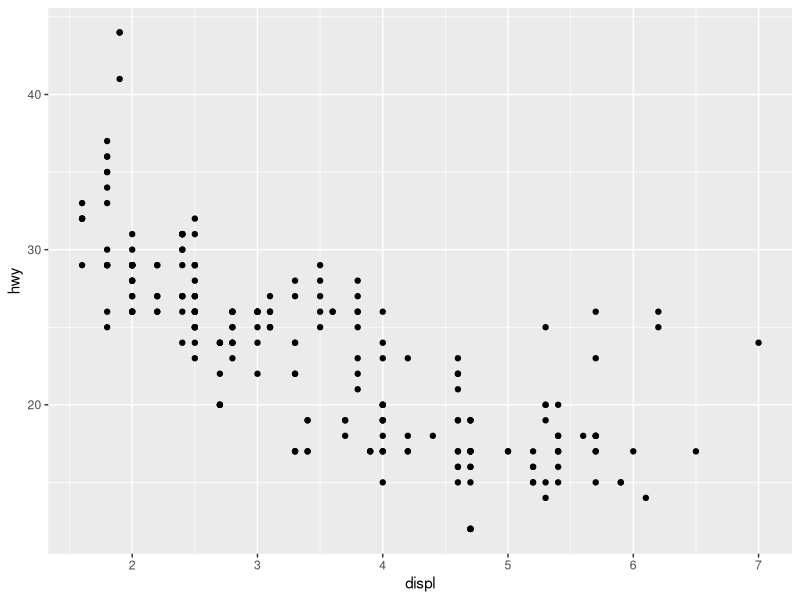
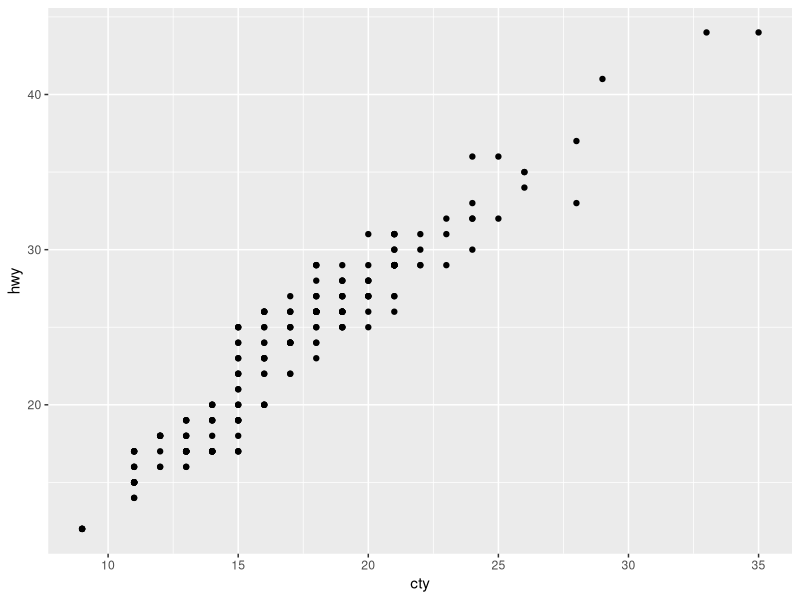
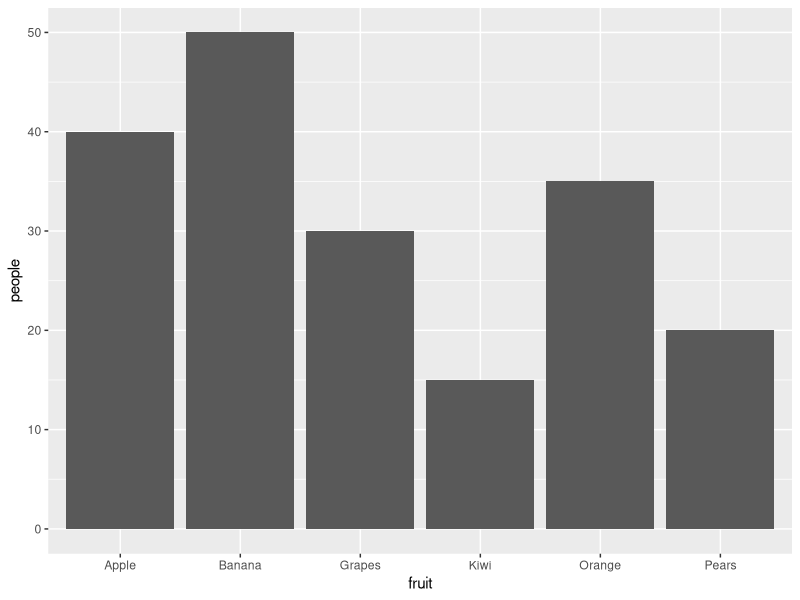
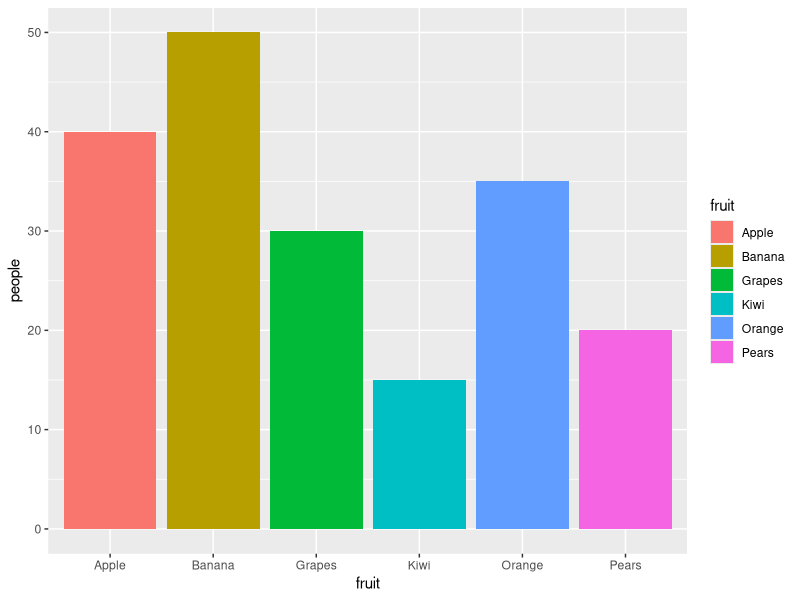
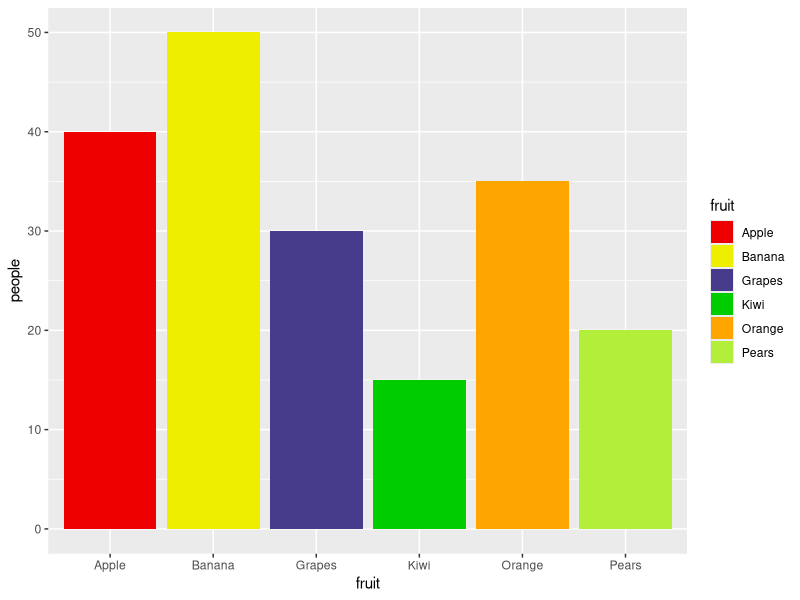
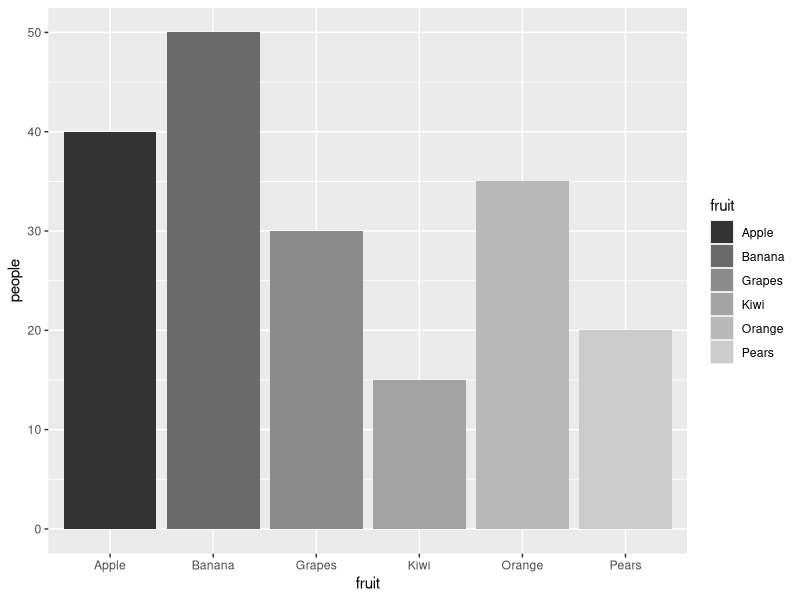
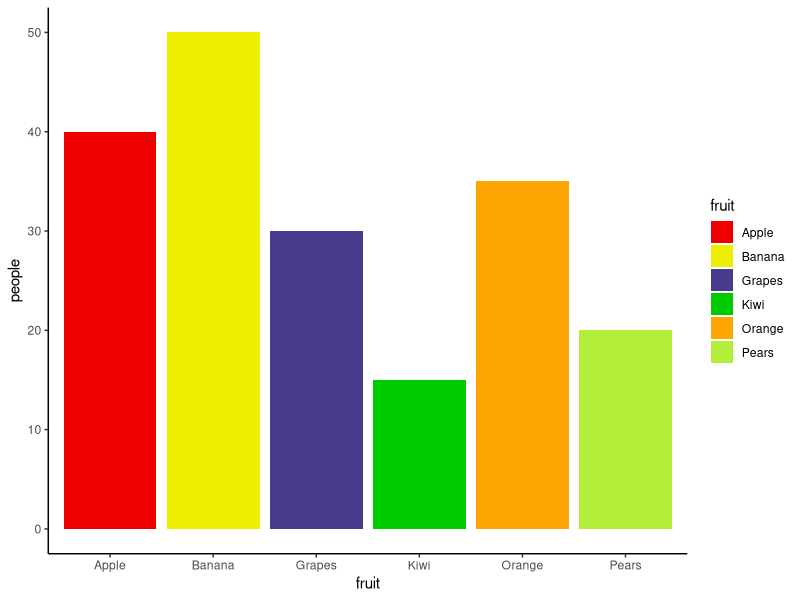
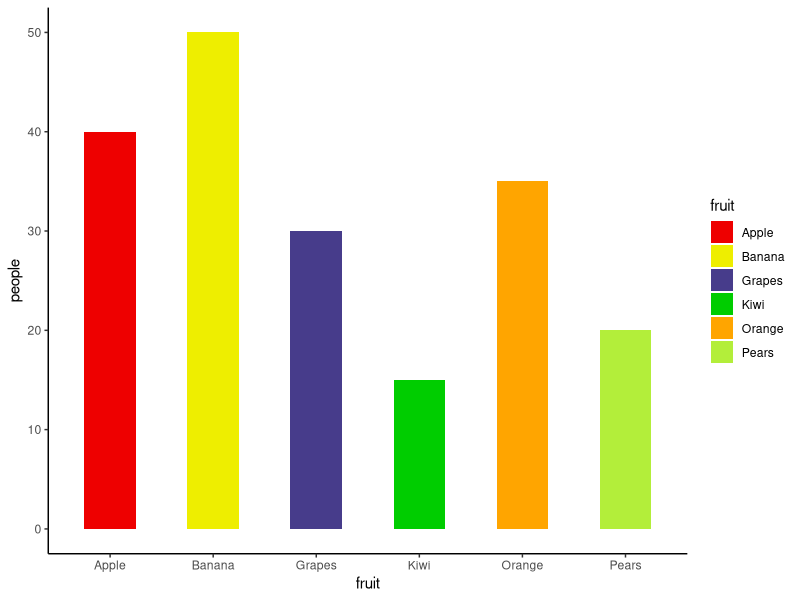

Here is the R script that generated these plots, in order:
## ---- chunk 1
library(tidyverse)
## ---- chunk 2
head(mpg)
# The head() function returns truncated rows.

summary(mpg)
# The summary() function tells you the various fields and summarizes the quantitative fields.
## ---- chunk 3
#Highway Miles per Gallon vs. Engine Displacement (in litre)
ggplot(data = mpg) + 
  geom_point(mapping = aes(x = displ, y = hwy))

#Highway Miles per Gallon vs. City Miles per Gallon
ggplot(data = mpg) + 
  geom_point(mapping = aes(x = cty, y = hwy))

## ---- chunk 4
survey <- data.frame(fruit=c("Apple", "Banana", "Grapes", "Kiwi", "Orange", "Pears"), people=c(40, 50, 30, 15, 35, 20))
survey
## ---- chunk 5
ggplot(data = survey, aes(x=fruit, y=people)) +
  geom_bar(stat = "identity")

#The argument "stat = identity" is telling it not to transform the data.
## ---- chunk 6
#Make bars with color
ggplot(survey, aes(x=fruit, y=people, fill=fruit)) + 
  geom_bar(stat="identity")

#Make bars with specific color
ggplot(survey, aes(x=fruit, y=people, fill=fruit)) + 
  geom_bar(stat="identity") +
  scale_fill_manual(values=c("red2", "yellow2", "slateblue4", "green3", "orange", "olivedrab2"))

#Make bars with grey scale
ggplot(survey, aes(x=fruit, y=people, fill=fruit)) + 
  geom_bar(stat="identity") +
  scale_fill_grey()

#Make it in different theme
ggplot(survey, aes(x=fruit, y=people, fill=fruit)) + 
  scale_fill_manual(values=c("red2", "yellow2", "slateblue4", "green3", "orange", "olivedrab2")) +
  geom_bar(stat="identity") +
  theme_classic()

#Modify bar width
ggplot(survey, aes(x=fruit, y=people, fill=fruit)) + 
  scale_fill_manual(values=c("red2", "yellow2", "slateblue4", "green3", "orange", "olivedrab2")) +
  geom_bar(stat="identity", width = 0.5) +
  theme_classic()

#Add titiles and label axes
ggplot(survey, aes(x=fruit, y=people, fill=fruit)) + 
  scale_fill_manual(values=c("red2", "yellow2", "slateblue4", "green3", "orange", "olivedrab2")) +
  geom_bar(stat="identity", width = 0.5) +
  theme_classic() +
  ggtitle("Favorite fruit survey") +
  xlab("Fruits") +
  ylab("Number of People")

#add labels 

ggplot(survey, aes(x=fruit, y=people, fill=fruit)) + 
  scale_fill_manual(values=c("red2", "yellow2", "slateblue4", "green3", "orange", "olivedrab2")) +
  geom_bar(stat="identity", width = 0.5) +
  geom_text(aes(label=people), vjust=-0.3, size=3.5) +
  theme_classic() +
  ggtitle("Favorite fruit survey") +
  xlab("Fruits") +
  ylab("Number of People")

## ---- chunk 7
#Circumference vs. Age
ggplot(data = Orange) +
  geom_line(mapping = aes(x = age, y = circumference, color = Tree))

## ---- chunk 8
head(Orange)

#Select the data for tree 1 and create a new data frame with it
tree_1 <- Orange[which(Orange$Tree==1),]
tree_1
## ---- chunk 9
ggplot(data = tree_1) +
  geom_line(mapping = aes(x = age, y = circumference))
## ---- chunk 10
#Give color to the line
ggplot(data = tree_1) +
  geom_line(mapping = aes(x = age, y = circumference), color = "blue") +
  theme_classic() +
  ggtitle("Tree 1: Circumference vs. Age") +
  xlab("Age") +
  ylab("Circumference")
## ---- chunk 11
swiss
head(swiss)
summary(swiss)
str(swiss)

plot(swiss)
## ---- chunk 12
#1) Education vs. Fertility
plot(swiss$Fertility, swiss$Education)
#Add line
abline(lm(swiss$Education ~ swiss$Fertility))

#2) Fertility vs. Education
plot(swiss$Education, swiss$Fertility)
#Add line
abline(lm(swiss$Fertility ~ swiss$Education))
## ---- chunk 13
ggplot(data = swiss) + 
  geom_point(mapping = aes(x = Education, y = Fertility))

#Find slope and intercept using coef() function
coef(lm(Fertility ~ Education, data = swiss))

ggplot(data = swiss) + 
  geom_point(mapping = aes(x = Education, y = Fertility)) +
  geom_abline(slope = -0.862, intercept = 79.61)
